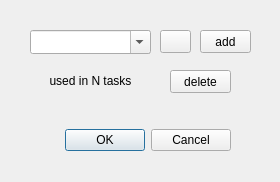
<?xml version="1.0" encoding="UTF-8"?>
<ui version="4.0">
 <class>CategoryDialog</class>
 <widget class="QDialog" name="CategoryDialog">
  <property name="geometry">
   <rect>
    <x>0</x>
    <y>0</y>
    <width>280</width>
    <height>182</height>
   </rect>
  </property>
  <property name="windowTitle">
   <string>Edit Categories</string>
  </property>
  <widget class="QDialogButtonBox" name="buttonBox">
   <property name="geometry">
    <rect>
     <x>50</x>
     <y>120</y>
     <width>181</width>
     <height>41</height>
    </rect>
   </property>
   <property name="standardButtons">
    <set>QDialogButtonBox::Cancel|QDialogButtonBox::Ok</set>
   </property>
  </widget>
  <widget class="QComboBox" name="categoryCombo">
   <property name="geometry">
    <rect>
     <x>30</x>
     <y>30</y>
     <width>121</width>
     <height>24</height>
    </rect>
   </property>
   <property name="editable">
    <bool>true</bool>
   </property>
   <property name="insertPolicy">
    <enum>QComboBox::InsertAlphabetically</enum>
   </property>
  </widget>
  <widget class="QToolButton" name="colorButton">
   <property name="geometry">
    <rect>
     <x>160</x>
     <y>30</y>
     <width>31</width>
     <height>23</height>
    </rect>
   </property>
   <property name="toolTip">
    <string>&lt;html&gt;&lt;head/&gt;&lt;body&gt;&lt;p&gt;Choose color&lt;/p&gt;&lt;/body&gt;&lt;/html&gt;</string>
   </property>
   <property name="autoFillBackground">
    <bool>true</bool>
   </property>
   <property name="text">
    <string/>
   </property>
  </widget>
  <widget class="QLabel" name="usedLabel">
   <property name="geometry">
    <rect>
     <x>30</x>
     <y>70</y>
     <width>121</width>
     <height>21</height>
    </rect>
   </property>
   <property name="text">
    <string>used in N tasks</string>
   </property>
   <property name="alignment">
    <set>Qt::AlignCenter</set>
   </property>
  </widget>
  <widget class="QToolButton" name="deleteButton">
   <property name="geometry">
    <rect>
     <x>170</x>
     <y>70</y>
     <width>61</width>
     <height>23</height>
    </rect>
   </property>
   <property name="text">
    <string>delete</string>
   </property>
  </widget>
  <widget class="QToolButton" name="addButton">
   <property name="geometry">
    <rect>
     <x>200</x>
     <y>30</y>
     <width>51</width>
     <height>23</height>
    </rect>
   </property>
   <property name="text">
    <string>add</string>
   </property>
  </widget>
 </widget>
 <resources/>
 <connections>
  <connection>
   <sender>buttonBox</sender>
   <signal>accepted()</signal>
   <receiver>CategoryDialog</receiver>
   <slot>accept()</slot>
   <hints>
    <hint type="sourcelabel">
     <x>248</x>
     <y>254</y>
    </hint>
    <hint type="destinationlabel">
     <x>157</x>
     <y>274</y>
    </hint>
   </hints>
  </connection>
  <connection>
   <sender>buttonBox</sender>
   <signal>rejected()</signal>
   <receiver>CategoryDialog</receiver>
   <slot>reject()</slot>
   <hints>
    <hint type="sourcelabel">
     <x>316</x>
     <y>260</y>
    </hint>
    <hint type="destinationlabel">
     <x>286</x>
     <y>274</y>
    </hint>
   </hints>
  </connection>
 </connections>
</ui>
